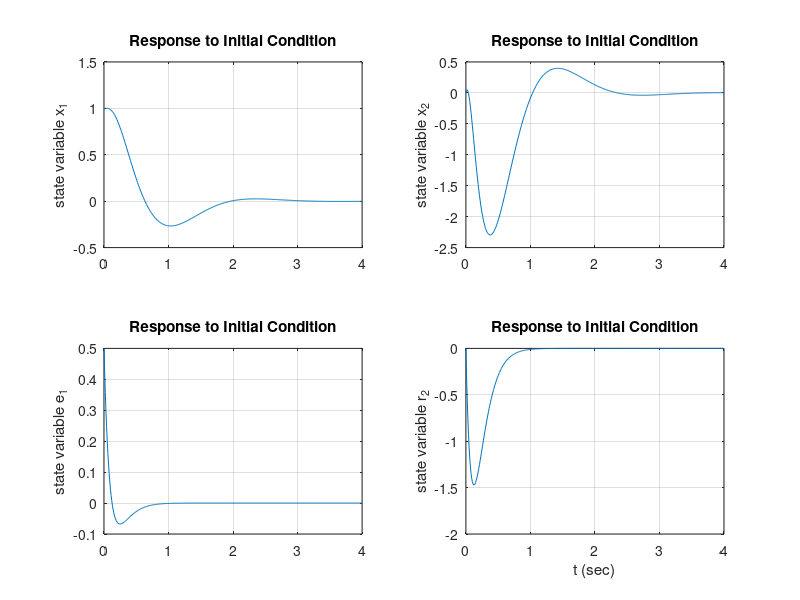

Write MATLAB code to recreate this figure.
A = [0, 1;20.6, 0];
B = [0;1];
C = [1, 0];
K = [29.6, 3.6];
Ke = [16;84.6];
sys = ss([A-B*K, B*K; zeros(2,2) A-Ke*C], eye(4),eye(4),eye(4))
t = 0:0.01:4;
z = initial(sys,[1;0;0.5;0],t);
x1 = [1, 0, 0, 0]*z';
x2 = [0, 1, 0, 0]*z';
e1 = [0, 0, 1, 0]*z';
e2 = [0, 0, 0, 1]*z';

subplot(2,2,1);plot(t,x1),grid
title('Response to Initial Condition')
ylabel('state variable x_1')

subplot(2,2,2);plot(t,x2),grid
title('Response to Initial Condition')
ylabel('state variable x_2')

subplot(2,2,3);plot(t,e1),grid
title('Response to Initial Condition')
ylabel('state variable e_1')

subplot(2,2,4);plot(t,e2),grid
title('Response to Initial Condition')
ylabel('state variable r_2')
xlabel('t (sec)')
